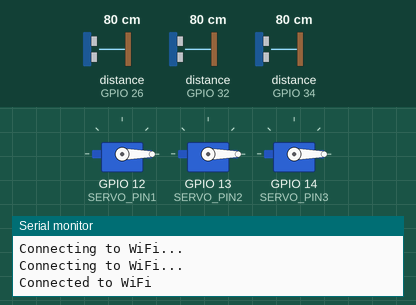
Bench run of a sketch on a simulated ESP32. Parts: 3 × servo, the last lines printed to the serial monitor. Wiring (inferred from the names in the program): 3 × ultrasonic range finder: trigger GPIO 25, echo GPIO 26 / trigger GPIO 27, echo GPIO 32 / trigger GPIO 33, echo GPIO 34. Inputs (shaded band) come from the test bench; at power-on: distance to the obstacle (sensors on GPIO 26, GPIO 32, GPIO 34) 80 cm. The echo pulse lasts 58.3 µs per cm; WiFi joins after 1.5 s; servers stay silent unless stated; uploads are accepted with an empty reply.

Above: at 2.1 s.
At 4.5 s:
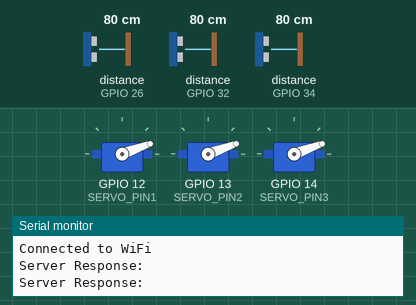
At 8.1 s:
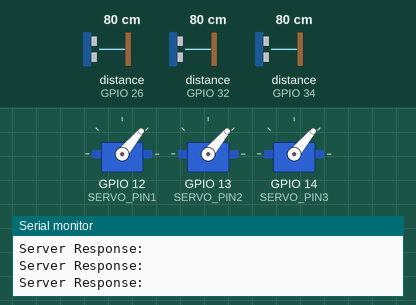
At 14.2 s:
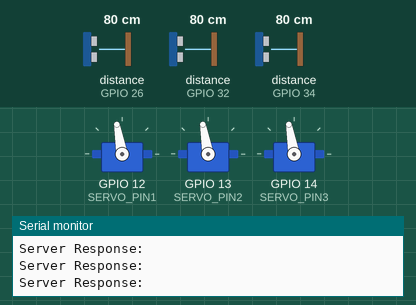
At 23.9 s:
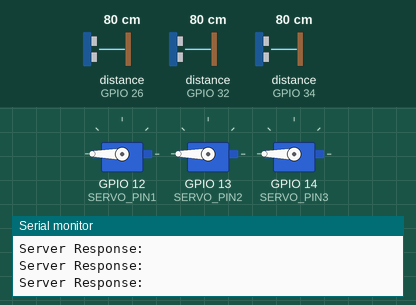
At 38.1 s:
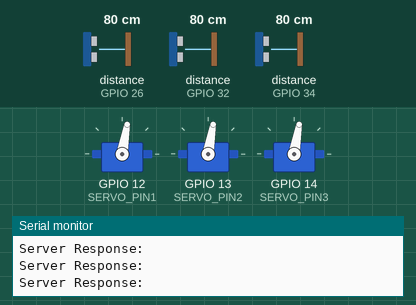
Timing chart, 0 to 40.0 s (numbered marks = the images above):
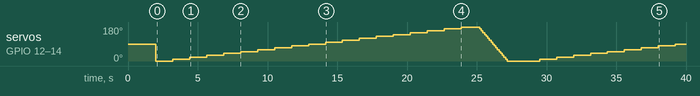

Measured:
- by itself, servo on GPIO 12 (SERVO_PIN1), servo on GPIO 13 (SERVO_PIN2), servo on GPIO 14 (SERVO_PIN3): 90° → 0° at 2.0 s, → 10° 1.2 s later, → 20° 1.2 s later, → 30° 1.2 s later, … (46 changes in this stretch)

The sketch:

velovision.ino
```cpp
#include <ESP32Servo.h>
#include <WiFi.h>
#include <HTTPClient.h>

const int trigPin1 = 25;
const int echoPin1 = 26;

const int trigPin2 = 27;
const int echoPin2 = 32;

const int trigPin3 = 33;
const int echoPin3 = 34;

long duration1;
long duration2;
long duration3;

int distance1;
int distance2;
int distance3;

Servo myServo1;
Servo myServo2;
Servo myServo3;

const int minUs = 500;
const int maxUs = 2500;

#define SERVO_PIN1 12
#define SERVO_PIN2 13
#define SERVO_PIN3 14

const char* ssid = "Your_SSID";
const char* password = "Your_PASSWORD";

const char* serverUrl = "http://localhost:3000/endpoint";

void setup() {
  myServo1.attach(SERVO_PIN1);
  myServo2.attach(SERVO_PIN2);
  myServo3.attach(SERVO_PIN3);

  pinMode(trigPin1, OUTPUT);
  pinMode(echoPin1, INPUT);

  pinMode(trigPin2, OUTPUT);
  pinMode(echoPin2, INPUT);

  pinMode(trigPin3, OUTPUT);
  pinMode(echoPin3, INPUT);

  Serial.begin(115200);
  WiFi.begin(ssid, password);

  while (WiFi.status() != WL_CONNECTED) {
    delay(1000);
    Serial.println("Connecting to WiFi...");
  }
  Serial.println("Connected to WiFi");
}

void loop() {
  for (int angle = 0; angle <= 180; angle += 10) {
    myServo1.write(angle);
    myServo2.write(angle);
    myServo3.write(angle);
    distance1 = calculateDistance1();
    distance2 = calculateDistance2();
    distance3 = calculateDistance3();
    if (WiFi.status() == WL_CONNECTED) {
      HTTPClient http;
      http.begin(serverUrl);

      String jsonData = "{\"distance1\": " + String(distance1) + ", \"distance2\": " + String(distance2) + ", \"distance3\": " + String(distance3) + "}";

      http.addHeader("Content-Type", "application/json");

      int httpResponseCode = http.POST(jsonData);

      if (httpResponseCode > 0) {
        String response = http.getString();
        Serial.println("Server Response: " + response);
      } else {
        Serial.println("Error on sending POST: " + String(httpResponseCode));
      }

      http.end();
    } else {
      Serial.println("WiFi Disconnected");
    }

    delay(1000);
  }

  for (int angle = 180; angle >= 0; angle -= 10) {
    myServo1.write(angle);
    myServo2.write(angle);
    myServo3.write(angle);
    distance1 = calculateDistance1();
    distance2 = calculateDistance2();
    distance3 = calculateDistance3();
    delay(100);
  }

  Serial.print("Distance 1: ");
  Serial.println(distance1);

  Serial.print("Distance 2: ");
  Serial.println(distance2);

  Serial.print("Distance 3: ");
  Serial.println(distance3);

  delay(1000);
}

int calculateDistance1() {
  digitalWrite(trigPin1, LOW);
  delayMicroseconds(2);
  digitalWrite(trigPin1, HIGH);
  delayMicroseconds(10);
  digitalWrite(trigPin1, LOW);
  duration1 = pulseIn(echoPin1, HIGH);
  distance1 = duration1 * 0.034 / 2;
  return distance1;
}

int calculateDistance2() {
  digitalWrite(trigPin2, LOW);
  delayMicroseconds(2);
  digitalWrite(trigPin2, HIGH);
  delayMicroseconds(10);
  digitalWrite(trigPin2, LOW);
  duration2 = pulseIn(echoPin2, HIGH);
  distance2 = duration2 * 0.034 / 2;
  return distance2;
}

int calculateDistance3() {
  digitalWrite(trigPin3, LOW);
  delayMicroseconds(2);
  digitalWrite(trigPin3, HIGH);
  delayMicroseconds(10);
  digitalWrite(trigPin3, LOW);
  duration3 = pulseIn(echoPin3, HIGH);
  distance3 = duration3 * 0.034 / 2;
  return distance3;
}
```
